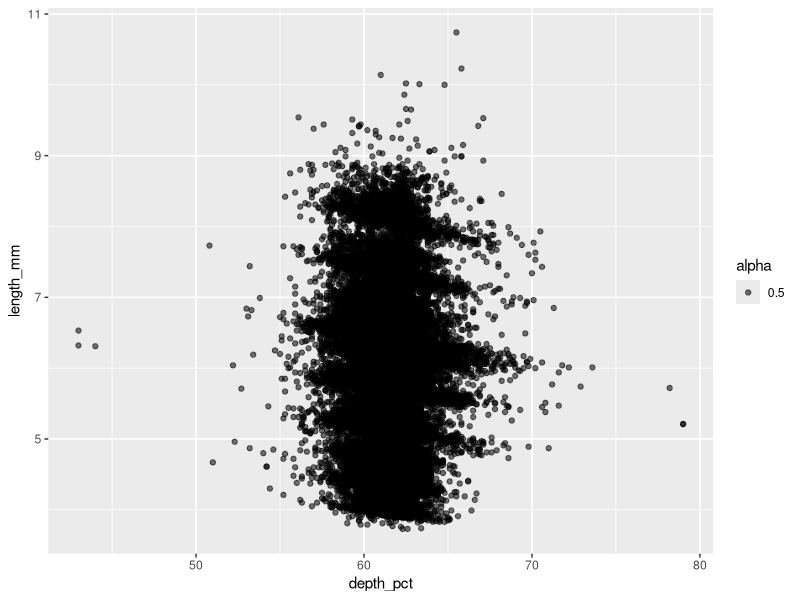

The R source for this figure:
## ---- chunk 1
library(tidyverse) 
library(ggplot2)
## ---- chunk 2
diamonds <- diamonds %>% rename(
    depth_pct = depth,
    length_mm = x,
    width_mm = y,
    depth_mm = z,
    table_pct = table
  )
## ---- chunk 3

diamonds %>%
  filter(
    length_mm != 0,
    width_mm != 0,
    depth_mm != 0
  ) %>%
  ggplot(
    mapping = aes(
      x=depth_pct,
      y=length_mm
      )) +
  geom_point(aes(alpha = 0.5))

diamonds %>%
  filter(
    length_mm != 0,
    width_mm != 0,
    depth_mm != 0
  ) %>%
  summary()


## ---- chunk 4

diamonds <- diamonds %>%
  filter(width_mm != 0) %>%
  mutate(table_mm = table_pct * width_mm / 100)

diamonds$table_mm %>%
  na.omit() %>%
  mean()


diamonds %>%
  group_by(clarity) %>%
 summarise(mean_tl = mean(table_mm, na.rm = TRUE))






## ---- chunk 5

gmean <- function(x) {
  n = length(x)
  g = exp((1/n)*sum(log(x)))
  return(g)
}

gmean(c(1, 2, 3))


## ---- chunk 6

test_data <- list(
  test1 = c(2.1, 3.8, 4.2),
  test2 = c(1, 10, 100, 1000),
  test3 = c(0, 1, 4),
  test4 = c(0.38,  0.94, -1.56),
  test5 = c(TRUE, TRUE),
  test6 = c("6", "7", "8")
)


# Create for loop to test gmean() on the above examples


## ---- chunk 7
# Copy gmean() from Ex4 and edit it to check the input





# Copy your code from Ex 5 to test your new command





## ---- chunk 8
# Overall table_mm geometic mean?






# table_mm geometic mean within each clarity category






## ---- chunk 9
# Create gmean2() that computes the geometric mean 
#   that uses the original definition






## ---- chunk 10
# Create a function that computes the harmonic mean







